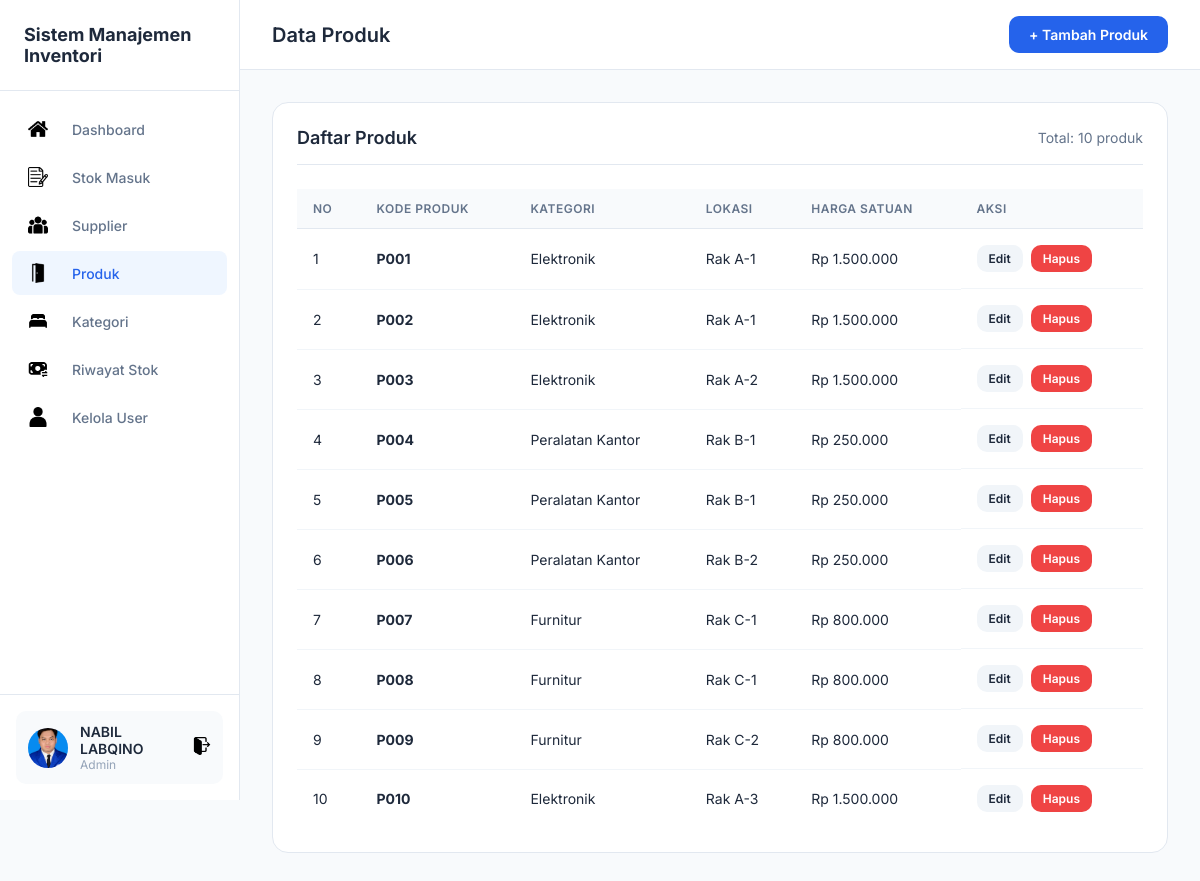
The page /produk/TampilProduk.php (signed in) on the database its author committed.
### tables this page shows
CREATE TABLE `produk` (
  `kode_produk` varchar(10) NOT NULL,
  `id_kategori` int(11) NOT NULL,
  `lokasi` varchar(20) NOT NULL
);

CREATE TABLE `kategori` (
  `id_kategori` int(11) NOT NULL,
  `nama_kategori` varchar(50) NOT NULL,
  `harga_satuan` decimal(15,2) NOT NULL,
  `stok_minimum` int(11) NOT NULL,
  `foto` varchar(255) DEFAULT NULL
);

### produk/TampilProduk.php (the view, shortened to what this page needs)
<?php
include "../koneksi.php";
$result = mysqli_query($koneksi, "SELECT p.*, k.nama_kategori, k.harga_satuan FROM produk p JOIN kategori k ON p.id_kategori = k.id_kategori ORDER BY p.kode_produk");
?>
<!DOCTYPE html>
<html lang="id">
<head>
    <link rel="stylesheet" href="../css/dashboard.css">
</head>
<body>
    <div class="dashboard">
        <?php include '../includes/sidebar.php'; ?>
        <main class="main">
            <header class="header">
                <h1 class="page-title">Data Produk</h1>
                <div class="header-right">
                    <a href="TambahProduk.php" class="btn btn-primary">+ Tambah Produk</a>
                </div>
            </header>
            <div class="content">
                <div class="card">
                    <div class="card-header">
                        <h3 class="card-title">Daftar Produk</h3>
                        <span style="color: var(--text-gray); font-size: 14px;">Total: <?= mysqli_num_rows($result) ?>
                            produk</span>
                    </div>
                    <div class="table-responsive">
                        <table class="table">
                            <thead>
                                <tr>
                                    <th>No</th>
                                    <th>Kode Produk</th>
                                    <th>Kategori</th>
                                    <th>Lokasi</th>
                                    <th>Harga Satuan</th>
                                    <th>Aksi</th>
                                </tr>
                            </thead>
                            <tbody>
                                <?php $no = 1;
                                while ($row = mysqli_fetch_assoc($result)): ?>
                                    <tr>
                                        <td><?= $no++ ?></td>
                                        <td><strong><?= htmlspecialchars($row['kode_produk']) ?></strong></td>
                                        <td><?= htmlspecialchars($row['nama_kategori']) ?></td>
                                        <td><?= htmlspecialchars($row['lokasi']) ?></td>
                                        <td>Rp <?= number_format($row['harga_satuan'], 0, ',', '.') ?></td>
                                        <td class="actions">
                                            <a href="KoreksiProduk.php?id=<?= $row['kode_produk'] ?>"
                                                class="btn btn-sm btn-secondary">Edit</a>
                                            <a href="HapusProduk.php?id=<?= $row['kode_produk'] ?>"
                                                class="btn btn-sm btn-danger"
                                                onclick="return confirm('Hapus produk ini?')">Hapus</a>
                                        </td>
                                    </tr>
                                <?php endwhile; ?>
                            </tbody>
                        </table>
                    </div>
                </div>
            </div>
        </main>
    </div>
</body>
</html>

### css/dashboard.css (style rules this page uses)
:root { --primary: #2563eb; --primary-dark: #1d4ed8; --bg-main: #f8fafc; --bg-card: #ffffff; --text-dark: #1e293b; --text-gray: #64748b; --text-light: #94a3b8; --border: #e2e8f0; --success: #22c55e; --danger: #ef4444; --warning: #f59e0b; --sidebar-width: 240px; }
* { margin: 0; padding: 0; box-sizing: border-box; }
body { font-family: 'Inter', -apple-system, sans-serif; background: var(--bg-main); color: var(--text-dark); }
.dashboard { display: flex; min-height: 100vh; }
.main { flex: 1; margin-left: var(--sidebar-width); }
.header { background: var(--bg-card); padding: 16px 32px; display: flex; justify-content: space-between; align-items: center; border-bottom: 1px solid var(--border); position: sticky; top: 0; z-index: 100; }
.page-title { font-size: 20px; font-weight: 600; color: var(--text-dark); }
.header-right { display: flex; align-items: center; gap: 16px; }
.content { padding: 32px; }
.card { background: var(--bg-card); border-radius: 16px; border: 1px solid var(--border); padding: 24px; margin-bottom: 24px; }
.card-header { display: flex; justify-content: space-between; align-items: center; margin-bottom: 24px; padding-bottom: 16px; border-bottom: 1px solid var(--border); }
.card-title { font-size: 18px; font-weight: 600; color: var(--text-dark); }
.btn { display: inline-flex; align-items: center; gap: 8px; padding: 10px 20px; border-radius: 10px; font-size: 14px; font-weight: 600; text-decoration: none; border: none; cursor: pointer; transition: all 0.2s; font-family: inherit; }
.btn-primary { background: var(--primary); color: #fff; }
.btn-danger { background: var(--danger); color: #fff; }
.btn-secondary { background: #f1f5f9; color: var(--text-dark); }
.btn-sm { padding: 6px 12px; font-size: 12px; }
.table-responsive { overflow-x: auto; }
.table { width: 100%; border-collapse: collapse; }
.table th { text-align: left; padding: 12px 16px; background: #f8fafc; font-size: 12px; font-weight: 600; color: var(--text-gray); text-transform: uppercase; letter-spacing: 0.5px; border-bottom: 1px solid var(--border); }
.table td { padding: 16px; border-bottom: 1px solid #f1f5f9; font-size: 14px; color: var(--text-dark); }
.table tr:last-child td { border-bottom: none; }
.table .actions { display: flex; gap: 8px; }

### rows shown on the page
produk: kode_produk "P001", id_kategori.nama_kategori "Elektronik", lokasi "Rak A-1", id_kategori.harga_satuan "1.500.000"
produk: kode_produk "P002", id_kategori.nama_kategori "Elektronik", lokasi "Rak A-1", id_kategori.harga_satuan "1.500.000"
produk: kode_produk "P003", id_kategori.nama_kategori "Elektronik", lokasi "Rak A-2", id_kategori.harga_satuan "1.500.000"
produk: kode_produk "P004", id_kategori.nama_kategori "Peralatan Kantor", lokasi "Rak B-1", id_kategori.harga_satuan "250.000"
produk: kode_produk "P005", id_kategori.nama_kategori "Peralatan Kantor", lokasi "Rak B-1", id_kategori.harga_satuan "250.000"
produk: kode_produk "P006", id_kategori.nama_kategori "Peralatan Kantor", lokasi "Rak B-2", id_kategori.harga_satuan "250.000"
produk: kode_produk "P007", id_kategori.nama_kategori "Furnitur", lokasi "Rak C-1", id_kategori.harga_satuan "800.000"
produk: kode_produk "P008", id_kategori.nama_kategori "Furnitur", lokasi "Rak C-1", id_kategori.harga_satuan "800.000"
produk: kode_produk "P009", id_kategori.nama_kategori "Furnitur", lokasi "Rak C-2", id_kategori.harga_satuan "800.000"
produk: kode_produk "P010", id_kategori.nama_kategori "Elektronik", lokasi "Rak A-3", id_kategori.harga_satuan "1.500.000"

### other values the page prints
$_SESSION['nama'] "NABIL LABQINO"
mysqli_num_rows($result) "10"
